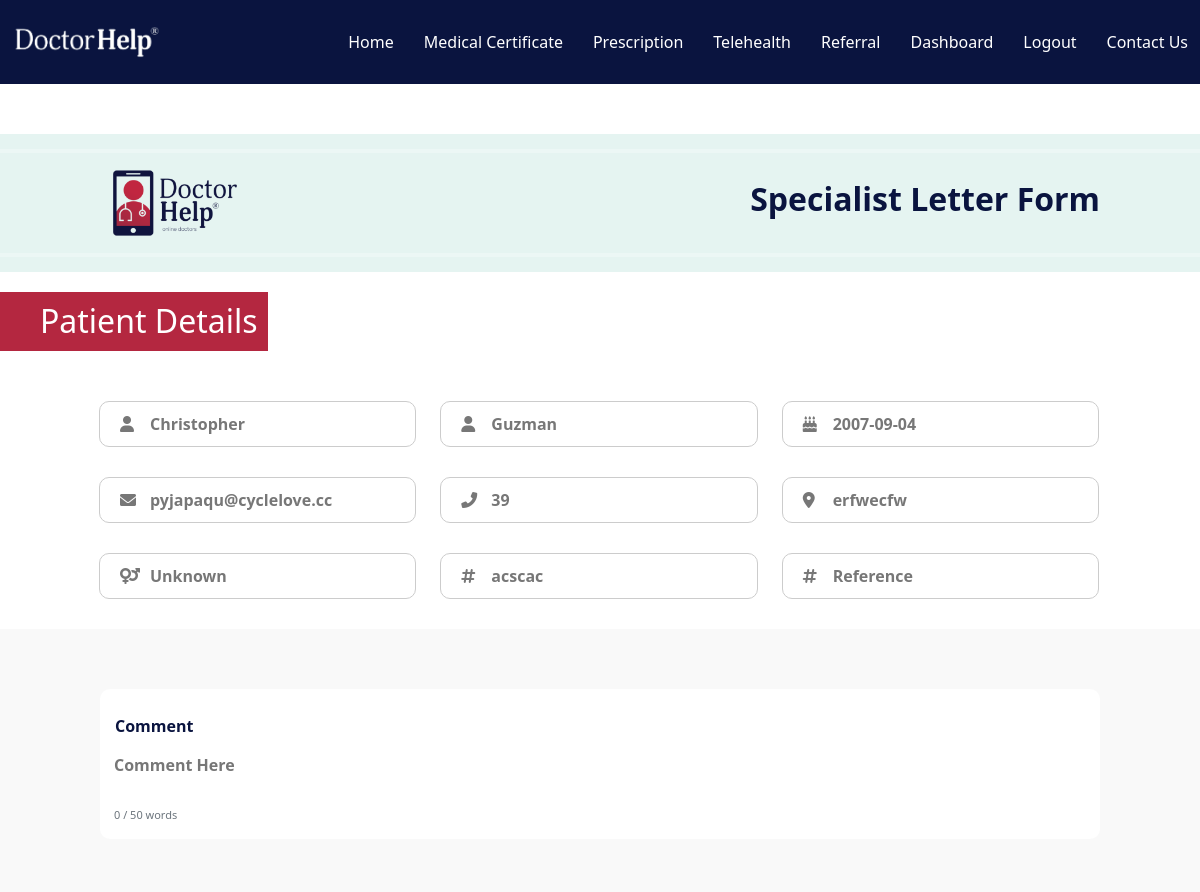
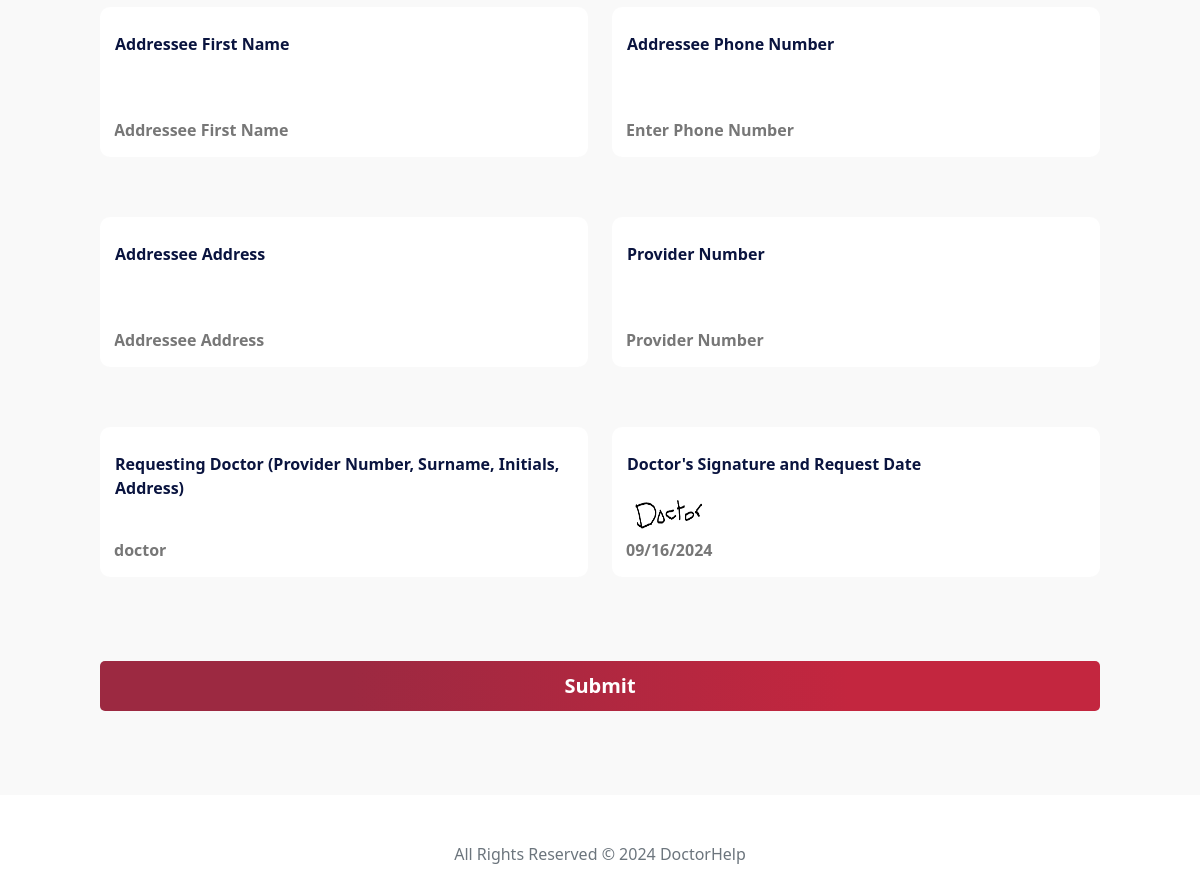
The app's page /frontend/specialization.php?id=139 (signed in) with its own data (2 pictures, top to bottom).
### tables this page shows
CREATE TABLE `appointments` (
  `id` int(11) NOT NULL,
  `patient_id` int(11) DEFAULT NULL,
  `doctor_id` int(11) DEFAULT NULL,
  `description` text NOT NULL,
  `status` enum('pending','approved','assigned','disapproved') DEFAULT 'pending',
  `video_link` varchar(255) DEFAULT NULL,
  `prescription` text DEFAULT NULL,
  `request_date_time` timestamp NOT NULL DEFAULT current_timestamp() ON UPDATE current_timestamp(),
  `created_date` datetime NOT NULL DEFAULT current_timestamp(),
  `signature` varchar(255) NOT NULL,
  `medicare_number` varchar(255) NOT NULL DEFAULT 'Not provided',
  `medicare_expiration_date` varchar(255) NOT NULL,
  `payment` text NOT NULL,
  `title` text NOT NULL,
  `name` text NOT NULL,
  `gender` text NOT NULL,
  `email` text NOT NULL,
  `phone` text NOT NULL,
  `dob` text NOT NULL,
  `address` text NOT NULL,
  `card_number` int(11) NOT NULL,
  `security_code` int(11) NOT NULL,
  `expiration_date` text NOT NULL,
  `country` text NOT NULL,
  `appointment_type` text NOT NULL,
  `appointment_day` varchar(255) NOT NULL,
  `appointment_time` varchar(255) NOT NULL,
  `created_date_2` date DEFAULT NULL,
  `notes` text NOT NULL,
  `referral_comment` text NOT NULL,
  `addressee_fname` text NOT NULL,
  `addressee_address` text NOT NULL,
  `addressee_phone` text NOT NULL,
  `provider_number` text NOT NULL,
  `tests_required` text NOT NULL,
  `clinic_notes` text NOT NULL,
  `city_code` varchar(60) DEFAULT NULL,
  `postcode` varchar(20) DEFAULT NULL,
  `state_code` varchar(20) DEFAULT NULL,
  `area_timeZone` varchar(60) DEFAULT NULL
);

CREATE TABLE `doctor` (
  `id` int(11) NOT NULL,
  `email` varchar(255) NOT NULL,
  `username` varchar(50) NOT NULL,
  `doctor_name` text NOT NULL,
  `password` varchar(50) NOT NULL,
  `hpassword` varchar(255) NOT NULL,
  `profile_picture` varchar(255) NOT NULL DEFAULT 'default.png',
  `signature` varchar(255) NOT NULL DEFAULT 'signature.png',
  `aphra` varchar(100) DEFAULT NULL
);

### frontend/specialization.php (the view, shortened to what this page needs)
<?php
include '../include/config.php';
$appointment_id = $_GET['id'] ?? null;
if ($appointment_id) {
    $query = "SELECT patient.username AS patient_username, doctor.username AS doctor_username, doctor.signature AS signature, patient.email, appointments.description, appointments.video_link, appointments.address, appointments.prescription, appointments.created_date, appointments.request_date_time, appointments.payment, appointments.name, appointments.email, appointments.phone, appointments.dob, appointments.card_number, appointments.security_code, appointments.country, appointments.gender, appointments.title, appointments.appointment_type, appointments.appointment_day, appointments.appointment_time, appointments.medicare_number, appointments.medicare_expiration_date, appointments.notes
              FROM appointments
              LEFT JOIN patient ON appointments.patient_id = patient.id
              LEFT JOIN doctor ON appointments.doctor_id = doctor.id
              WHERE appointments.id = ?";
    $stmt = $conn->prepare($query);
    $stmt->bind_param("i", $appointment_id);
    $stmt->execute();
    $result = $stmt->get_result();
    $appointment = $result->fetch_assoc();
}
$name_parts = explode(' ', $appointment['name']);
$fname = $name_parts[0] ?? '';
$lname = isset($name_parts[1]) ? implode(' ', array_slice($name_parts, 1)) : '';
?>
<?php include("assets/navbar.php"); ?>
<div class="container-fluid m-0 p-0">
    <div>
        <div>
            <div class="doc-referral-top">
                <hr>
                <span>
                    <div>
                        <img src="assets/img/pdf-logo.png" alt="">
                    </div>
                    <div>
                        <h2>Specialist Letter Form</h2>
                    </div>
                </span>
                <hr>
            </div>
            <h2 class="medicare-number-heading">Patient Details</h2>
            <form action="" method="POST">
                <div class="doctor_referral">
                    <section>
                        <div class="row">
                            <div class="col-12 col-md-4">
                                <div class="input-group">
                                    <i class="fas fa-user"></i>
                                    <input type="text" name="fname" id="fname" class="width-hundred" required
                                        placeholder="First Name" value="<?php echo htmlspecialchars($fname); ?>">
                                </div>
                            </div>
                            <div class="col-12 col-md-4">
                                <div class="input-group">
                                    <i class="fas fa-user"></i>
                                    <input type="text" name="lname" id="lname" class="width-hundred" required
                                        placeholder="Last Name" value="<?php echo htmlspecialchars($lname); ?>">
                                </div>
                            </div>
                            <div class="col-12 col-md-4">
                                <div class="input-group">
                                    <i class="fa-solid fa-cake-candles"></i>
                                    <input type="text" name="dob" id="dob" class="width-hundred"
                                        placeholder="Date of Birth"
                                        value="<?php echo htmlspecialchars($appointment['dob']); ?>">
                                </div>
                            </div>
                        </div>
                        <div class="row">
                            <div class="col-12 col-md-4">
                                <div class="input-group">
                                    <i class="fa-solid fa-envelope"></i>
                                    <input type="email" class="width-hundred" name="email" id="email" required
                                        placeholder="Write Email"
                                        value="<?php echo htmlspecialchars($appointment['email']); ?>">
                                </div>
                            </div>
                            <div class="col-12 col-md-4">
                                <div class="input-group">
                                    <i class="fa-solid fa-phone-flip"></i>
                                    <input type="number" class="width-hundred" name="phone" id="phone" required
                                        placeholder="Phone Number"
                                        value="<?php echo htmlspecialchars($appointment['phone']); ?>">
                                </div>
                            </div>
                            <div class="col-12 col-md-4">
                                <div class="input-group">
                                    <i class="fa-solid fa-location-dot"></i>
                                    <input name="address" id="address" class="width-hundred" placeholder="Your address"
                                        value="<?php echo htmlspecialchars($appointment['address']); ?>">
                                </div>
                            </div>
                        </div>
                        <div class="row">
                            <div class="col-12 col-md-4">
                                <div class="input-group">
                                    <i class="fas fa-venus-mars"></i>
                                    <input type="text" name="gender" id="gender" class="width-hundred" required
                                        placeholder="Select Gender"
                                        value="<?php echo htmlspecialchars($appointment['gender']); ?>">
                                </div>
                            </div>
                            <div class="col-12 col-md-4">
                                <div class="input-group">
                                    <i class="fa-solid fa-hashtag"></i>
                                    <input type="text" class="width-hundred" name="medicare_number" id="medicare_number"
                                        maxlength="12" placeholder="Enter medicare number"
                                        oninput="formatMedicareNumber(this)"
                                        value="<?php echo htmlspecialchars($appointment['medicare_number']); ?>">
                                </div>
                            </div>
                            <div class="col-12 col-md-4">
                                <div class="input-group">
                                    <i class="fa-solid fa-hashtag"></i>
                                    <input type="text" class="width-hundred" name="reference" id="reference"
                                        placeholder="Reference">
                                </div>
                            </div>
                        </div>
                    </section>
                    <section class="doctor-referral-second-section">
                        <div class="row">
                            <div class="col-12">
                                <div class="input-group doc-second-section-divs">
                                    <label for="comment">Comment</label>
                                    <textarea name="comment" id="comment" class="width-hundred"
                                        placeholder="Comment Here" maxlength="1000"
                                        style="height:50px; border: 0; padding: 0;"></textarea>
                                    <small>
                                        <div id="comment-info" class="word-count-info">
                                            <span id="word-count">0</span> / 50 words
                                        </div>
                                    </small>
                                </div>
                            </div>
                        </div>
                        <div class="row">
                            <div class="col-12 col-md-6">
                                <div class="input-group doc-second-section-divs">
                                    <label for="addressee-fname">Addressee First Name</label>
                                    <input type="text" name="addressee-fname" id="addressee-fname" class="width-hundred"
                                        placeholder="Addressee First Name" required>
                                </div>
                            </div>
                            <div class="col-12 col-md-6">
                                <div class="input-group doc-second-section-divs">
                                    <label for="addressee-phone">Addressee Phone Number</label>
                                    <input type="text" name="addressee-phone" id="addressee-phone" class="width-hundred"
                                        required placeholder="Enter phone number" pattern="\+?\d+"
                                        title="Phone number should contain only numbers and an optional leading '+' sign" />
                                </div>
                            </div>
                        </div>
                        <div class="row">
                            <div class="col-12 col-md-6">
                                <div class="input-group doc-second-section-divs">
                                    <label for="addressee-address">Addressee Address</label>
                                    <input type="text" name="addressee-address" id="addressee-address"
                                        class="width-hundred" placeholder="Addressee Address" required>
                                </div>
                            </div>
                            <div class="col-12 col-md-6">
                                <div class="input-group doc-second-section-divs">
                                    <label for="provider-number">Provider Number</label>
                                    <input type="number" name="provider-number" id="provider-number"
                                        class="width-hundred" placeholder="Provider Number" required>
                                </div>
                            </div>
                        </div>
                        <div class="row">
                            <div class="col-12 col-md-6">
                                <div class="input-group doc-second-section-divs">
                                    <label for="requesting-doctor">Requesting Doctor (Provider Number, Surname,
                                        Initials, Address)</label>
                                    <input type="text" name="requesting-doctor" id="requesting-doctor"
                                        class="width-hundred"
                                        value="<?php echo htmlspecialchars($appointment['doctor_username']); ?>"
                                        readonly>
                                </div>
                            </div>
                            <div class="col-12 col-md-6">
                                <div class="input-group doc-second-section-divs">
                                    <label for="doctors-signature">Doctor's Signature and Request Date</label>
                                    <img name="doctors-signature" id="doctors-signature" class="width-hundred"
                                        src="../doctor/assets/img/<?php echo htmlspecialchars($appointment['signature']); ?>"
                                        style="height: 50px; width: 100px" alt="Doctor's Signature" required>
                                    <input type="date" name="date"
                                        value="<?php echo htmlspecialchars(date('Y-m-d')); ?>" readonly>
                                </div>
                            </div>
                        </div>
                        <button type="submit" name="register" class="button-class my-4">
                            Submit
                        </button>
                    </section>
                </div>
            </form>
            <?php include("../include/footer.php"); ?>
        </div>
    </div>
</div>
</body>
</html>

### records on screen
appointments: fname "Christopher", lname "Guzman", dob "2007-09-04", email "pyjapaqu@cyclelove.cc", phone "39", address "erfwecfw", gender "Unknown", medicare_number "acscac", requesting-doctor "doctor", doctor.signature (picture)
